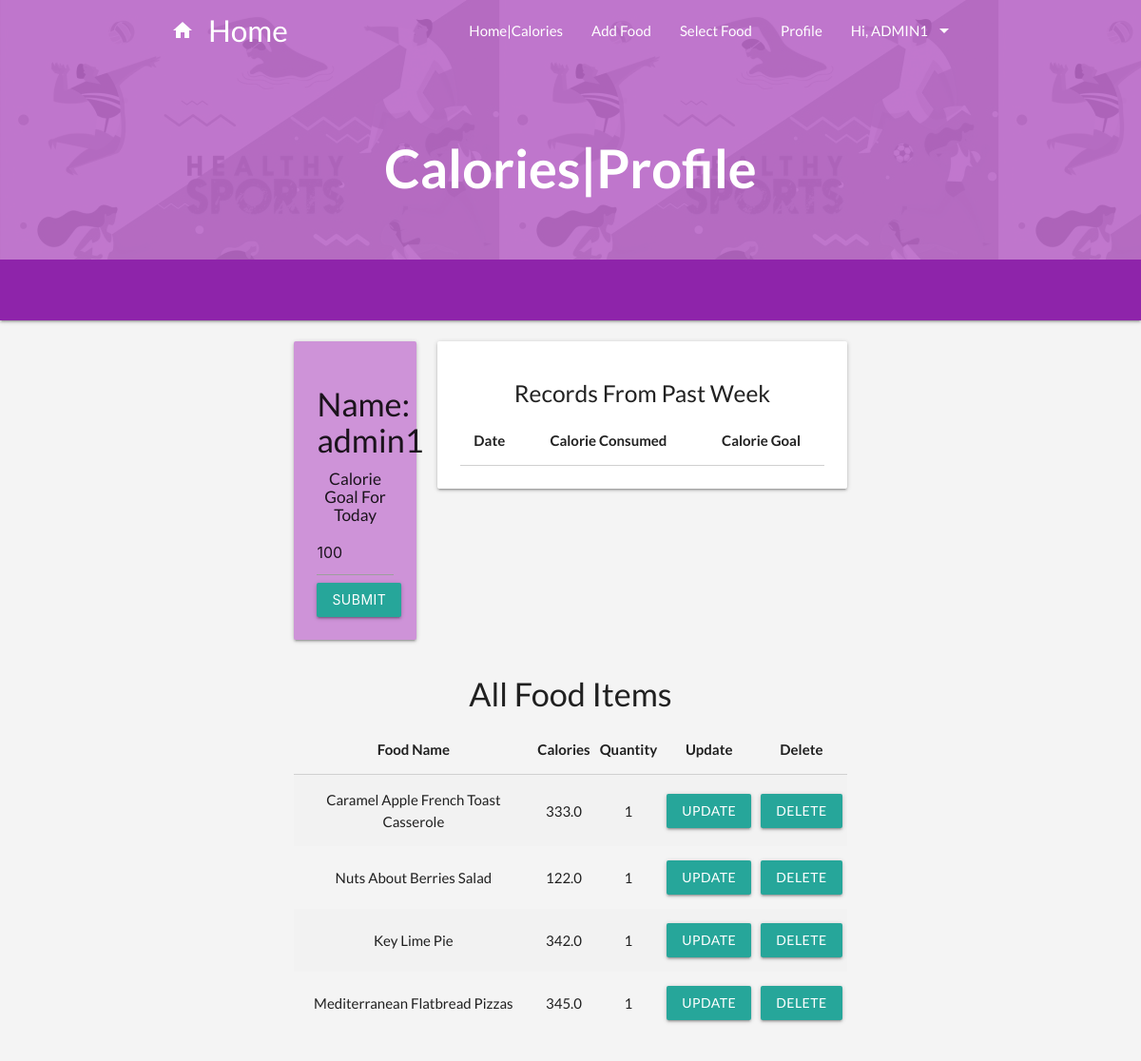
Page /calories/profile/ (signed in) on the committed database.
### calories/models.py (models this page shows, shortened)
class Profile(models.Model):
	person_of = models.ForeignKey(User,null=True,on_delete=models.CASCADE)
	calorie_count = models.FloatField(default=0,null=True,blank=True)
	food_selected = models.ForeignKey(Food,on_delete=models.CASCADE,null=True,blank=True)
	quantity = models.FloatField(default=0)
	total_calorie = models.FloatField(default=0,null=True)
	date = models.DateField(auto_now_add = True)
	calorie_goal = models.PositiveIntegerField(default=0)
	all_food_selected_today = models.ManyToManyField(Food,through='PostFood',related_name='inventory')

class Food(models.Model):
	name = models.CharField(max_length=200 ,null=False)
	quantity = models.PositiveIntegerField(null=False,default=0)
	calorie = models.FloatField(null=False,default=0)
	person_of = models.ForeignKey(User,null=True,on_delete=models.CASCADE)

### calories/views.py (the view)
# urls.py: path('profile/',ProfilePage,name='profile'),
@login_required
def ProfilePage(request):
	person = Profile.objects.filter(person_of=request.user).last()
	food_items = Food.objects.filter(person_of=request.user)
	form = ProfileForm(instance=person)
	if request.method == 'POST':
		form = ProfileForm(request.POST,instance=person)
		if form.is_valid():
			form.save()
			return redirect('profile')
	else:
		form = ProfileForm(instance=person)
	some_day_last_week = timezone.now().date() -timedelta(days=7)
	records=Profile.objects.filter(date__gte=some_day_last_week,date__lt=timezone.now().date(),person_of=request.user)
	context = {'form':form,'food_items':food_items,'records':records}
	return render(request, 'calories/profile.html',context)

### calories/forms.py
class ProfileForm(forms.ModelForm):
	class Meta:
		model = Profile
		fields = ('calorie_goal',)

### templates/calories/profile.html (shortened to what this page needs)
{% extends 'calories/base.html' %}
{% load static %}
{% block Top_background %}{% static 'images/background_picture.jpg' %}{% endblock %}
{% block color1 %} purple lighten-2{% endblock %}
{% block color2 %} purple lighten-2{% endblock %}
{% block header_title %}
    <h1>Calories|Profile</h1>
{% endblock %}
{% block content %}
    <div class="container">
        <div class="col m3">
            <div class="card-panel hoverable purple lighten-3">
                <h4 class="center-align">Name: <br>{{ request.user }} </h4>
                <form method="POST" action="" class="login-form center-align">
                    {% for field in form %}
                    <h6>Calorie Goal For Today</h6>
                    {{ field }}
                    {% endfor %}
                    <button class="btn waves-effect waves-light" type="submit" name="action">Submit
                    </button>
                </form>
            </div>
        </div>
        <div class="col m9">
            <div class="card-panel hoverable">
                <h5 class="center-align">Records From Past Week</h5>
                <table class="highlight striped centered">
                    <thead class="thead-dark">
                        <tr>
                            <th scope="col">Date</th>
                            <th scope="col">Calorie Consumed</th>
                            <th scope="col">Calorie Goal</th>
                        </tr>
                    </thead>
                </table>
            </div>
        </div>
    </div>
    <div class="container">
        <div class="col m12">
            <h4 class="center-align" >All Food Items</h4>
        </div>
    </div>
    <div class="container">
        <div class="col m12">
            <table class="highlight striped centered">
                <thead class="thead-dark">
                    <tr>
                        <th scope="col">Food Name</th>
                        <th scope="col">Calories</th>
                        <th scope="col">Quantity</th>
                        <th scope="col">Update</th>
                        <th scope="col">Delete</th>
                    </tr>
                </thead>
                <tbody>
                    {% for food in food_items %}
                    <tr>
                        <td>{{ food.name }}</td>
                        <td>{{ food.calorie }}</td>
                        <td>{{ food.quantity }}</td>
                        <td><a class="waves-effect waves-light btn" href="{% url 'update_food' food.id %}">Update</a></td>
                        <td><a class="waves-effect waves-light btn " href="{% url 'delete_food' food.id %}">Delete</a></td>
                    </tr>
                    {% endfor %}
                </tbody>
            </table>
        </div>
    </div>
{% endblock %}

### templates/calories/base.html (shortened to what this page needs)
{% load static %}
<!DOCTYPE html>
<html lang="en">
  <head>
    <link type="text/css" rel="stylesheet" href="{% static 'mat/css/gallery-materialize.min.css' %}"  media="screen,projection"/>
    <link type="text/css" rel="stylesheet" href="{% static 'mat/css/materialize.min.css'%}"  media="screen,projection"/>
    <link href="{% static 'mat/css/gallery-materialize.min.css' %}" rel="stylesheet">
    {% block css %}
      <link rel="stylesheet" href="https://cdnjs.cloudflare.com/ajax/libs/materialize/1.0.0-rc.1/css/materialize.min.css" />
    {% endblock css %}
  </head>
  <body class="blog">
    <nav class="nav-extended {% block color1 %}{% endblock %}">
      <div class="nav-background">
        <div class="pattern active" style="background-image: url('{% block Top_background %}{% endblock %}');"></div>
      </div>
      <div class="nav-wrapper container">
        <a href="/" class="brand-logo"><i class="material-icons">home</i>Home</a>
        <ul class="right hide-on-med-and-down">
            {% with url_name=request.resolver_match.url_name %}
              <li><a class="  {% if url_name == 'home' %} active{% endif %}" href={% url "home" %}>Home|Calories</a></li>
              <li><a class=" {% if url_name == 'add_food' %} active{% endif %}" href={% url "add_food" %}>Add Food</a></li>
              <li><a class=" {% if url_name == 'select_food' %} active{% endif %}" href={% url "select_food" %}>Select Food</a></li>
                <li><a class=" {% if url_name == 'profile' %} active{% endif %}" href={% url "profile" %}>Profile</a></li>
                <li><a class='dropdown-button' href='#' data-activates='feature-dropdown' data-belowOrigin="true" data-constrainWidth="false">
                    {% if request.user %}
                        Hi, {{ request.user | upper }}
                    {% else %}
                        Features
                    {% endif %}
                    <i class="material-icons right">arrow_drop_down</i></a></li>
            {% endwith %}
        </ul>
        <div class="nav-header center">
            {% block header_title %}
            {% endblock %}
        </div>
      </div>
      <div class="categories-wrapper {% block color2 %}{% endblock %} darken-1">
      </div>
    </nav>
    <div id="portfolio" class="section gray">
      <div class="container">
        <div class="gallery row">
            {% block content %}
            {% endblock %}
        </div>
      </div>
    </div>
  </body>
</html>

### rows in the picture
Profile: form "100"
Food: name "Caramel Apple French Toast Casserole", calorie "333.0", quantity "1"
Food: name "Nuts About Berries Salad", calorie "122.0", quantity "1"
Food: name "Key Lime Pie", calorie "342.0", quantity "1"
Food: name "Mediterranean Flatbread Pizzas", calorie "345.0", quantity "1"

### other values in the picture
{{ request.user | upper }} "ADMIN1"
{{ request.user }} "admin1"
